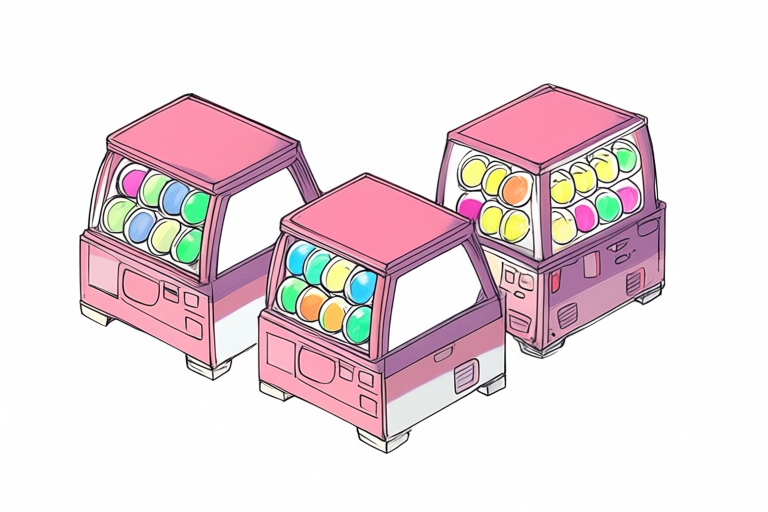
#> input picture assets/source/catalog/capsule_toy_3_8101.png, 768 x 512 px
$ python prepare_reference.py --source ../../../assets/source/catalog/capsule_toy_3_8101.png --out out.png
#> lines starting #> are read from the running program, lines starting #| are printed output that depends on the picture; after the words box and inside, x2 and y2 are one past the last pixel; in counts of white or black regions, pixels touching at a corner belong together
"""Extract the shelf hero from the supplied design sheet; save audit metadata.

The hand-traced silhouette and annotation masks are specific to this reference.
They do not define any game geometry or dimensions.
"""
import argparse
import hashlib
import json
from pathlib import Path
import cv2
import numpy as np
from PIL import Image, ImageDraw


def main():
    p = argparse.ArgumentParser()
    p.add_argument('--source', required=True)
    p.add_argument('--out', required=True)
    args = p.parse_args()
    source, out = Path(args.source), Path(args.out)
    out.mkdir(parents=True, exist_ok=True)
    im = Image.open(source).convert('RGB')
#> im is the input picture: PIL image 768x512 RGB; mean R, G, B 234.5, 220.2, 224.6
    if im.size != (1448, 1086):
        # Sheet was supplied at 1448 px wide; preserve proportional coordinates.
        scale_x, scale_y = im.width / 1448, im.height / 1086
#> scale_x = 0.53; scale_y = 0.471
    else:
        scale_x = scale_y = 1
    # Trace the complete left hero shelf, including its upper sign/back panel and base.
    # The top edge follows the visible rim from (315,88) through (425,128) to (697,234).
    # Left points include the upper-left upright and product edge around (176,170)/(200,143).
    points = [(315,88),(425,128),(697,234),(721,247),(741,520),
              (520,596),(159,382),(158,345),(163,307),(176,257),
              (176,213),(176,170),(200,143),(314,125)]
    points = [(round(x*scale_x), round(y*scale_y)) for x,y in points]
    # Supersample the hand mask to keep the product silhouette edges smooth.
    aa = 4
    alpha_hi = Image.new('L', (im.width*aa, im.height*aa), 0)
#> alpha_hi: PIL image 3072x2048 L; every value is 0
    ImageDraw.Draw(alpha_hi).polygon([(x*aa,y*aa) for x,y in points], fill=255)
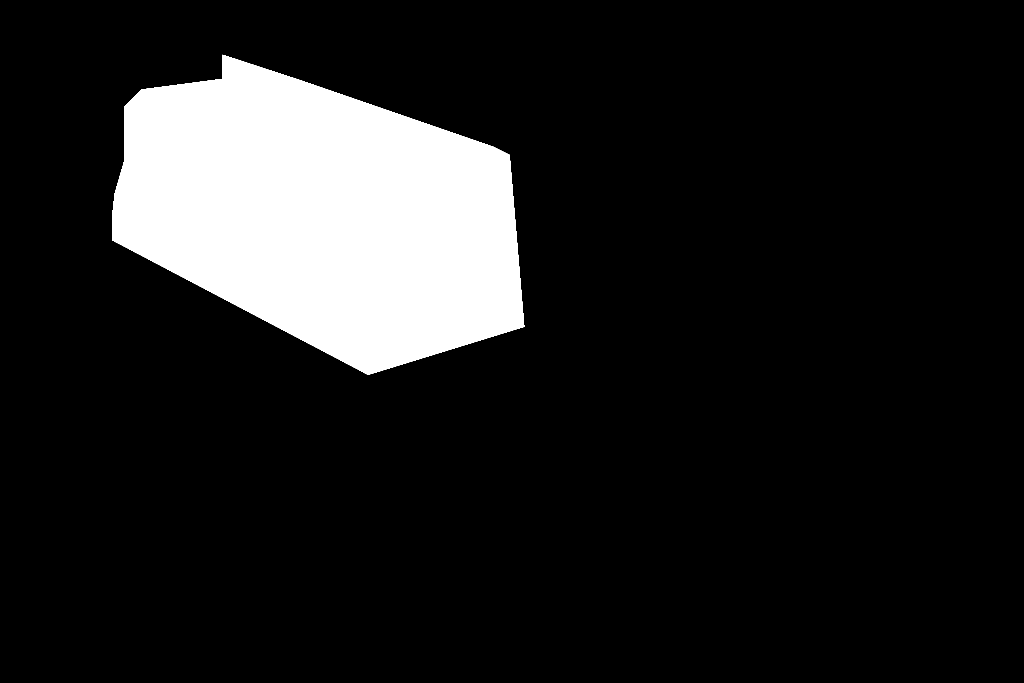
#> alpha_hi: PIL image 3072x2048 L (shown at 1/3 size); 12.8% white; 1 white region, box (x1, y1, x2, y2) and area: (336, 164, 1573, 1125) 807233
    alpha = alpha_hi.resize(im.size, Image.Resampling.LANCZOS)

    # Explicitly mask only callout strokes that touch or cross the retained shelf silhouette.
    masks = Image.new('L', im.size, 0)
#> masks: PIL image 768x512 L; every value is 0
    draw = ImageDraw.Draw(masks)
    strokes = [
        ([(220,106),(303,106),(331,121)], 7),        # upper-left green leader
        ([(444,139),(535,107)], 7),                  # upper-right orange leader
        ([(108,298),(157,298)], 7),                  # left blue leader and endpoint
        ([(280,457),(310,418)], 7),                     # visible part of lower-left orange leader
        ([(438,602),(470,602),(497,570)], 7),        # base green leader
    ]
    for xy, width in strokes:
        draw.line([(round(x*scale_x),round(y*scale_y)) for x,y in xy],
                  fill=255, width=max(3, round(width*min(scale_x,scale_y))), joint='curve')
    for x,y,radius in [(331,121,8),(444,139,8),(157,298,8),
                       (310,418,9),(497,570,9)]:
        x,y=round(x*scale_x),round(y*scale_y)
        r=round(radius*min(scale_x,scale_y))
        draw.ellipse((x-r,y-r,x+r,y+r), fill=255)
    # Remove green glyphs/box strokes in the known base-callout area without color-keying shelf
    # products elsewhere in the reference.
    rgb_source = np.asarray(im)
    hsv = cv2.cvtColor(rgb_source, cv2.COLOR_RGB2HSV)
#> hsv: shape (512, 768, 3); mean H, S, V 98.8, 26, 237.1
    green_callout = cv2.inRange(hsv, np.array((30, 70, 55), np.uint8),
                                np.array((100, 255, 255), np.uint8))
#> green_callout: shape (512, 768); 2.1% white; 61 white regions (39 under 20 px), largest, box (x1, y1, x2, y2) and area: (346, 306, 372, 343) 646, (176, 230, 202, 263) 594, (184, 192, 210, 224) 592
    gx0,gy0=round(314*scale_x),round(104*scale_y)
#> gx0 = 167; gy0 = 49
    gx1,gy1=round(346*scale_x),round(136*scale_y)
#> gx1 = 184; gy1 = 64
    x0,y0=round(265*scale_x),round(560*scale_y)
#> x0 = 141; y0 = 264
    x1,y1=round(445*scale_x),round(642*scale_y)
#> x1 = 236; y1 = 303
    mask_array = np.asarray(masks).copy()
#> mask_array: shape (512, 768); 0.21% white; 5 white regions, box (x1, y1, x2, y2) and area: (117, 49, 181, 62) 222, (232, 265, 269, 286) 174, (231, 49, 285, 71) 166, (148, 193, 169, 217) 129, (57, 136, 88, 145) 127
    mask_array[y0:y1,x0:x1] = np.maximum(mask_array[y0:y1,x0:x1], green_callout[y0:y1,x0:x1])
    green_marker_roi = np.zeros_like(green_callout)
    green_marker_roi[gy0:gy1,gx0:gx1] = green_callout[gy0:gy1,gx0:gx1]
    green_marker_roi = cv2.dilate(green_marker_roi, np.ones((3,3), np.uint8))
    mask_array = np.maximum(mask_array, green_marker_roi)
    # The lower orange leader crosses only the dark base/floor in this small source region.
    orange_leader = cv2.inRange(hsv, np.array((0, 100, 60), np.uint8),
                                np.array((25, 255, 255), np.uint8))
#> orange_leader: shape (512, 768); 0.36% white; 10 white regions (7 under 20 px), largest, box (x1, y1, x2, y2) and area: (502, 176, 527, 205) 527, (300, 294, 324, 321) 461, (325, 303, 344, 330) 399
    marker_x0,marker_y0=round(300*scale_x),round(408*scale_y)
#> marker_x0 = 159; marker_y0 = 192
    marker_x1,marker_y1=round(322*scale_x),round(430*scale_y)
#> marker_x1 = 171; marker_y1 = 203
    orange_marker_roi = np.zeros_like(orange_leader)
    orange_marker_roi[marker_y0:marker_y1,marker_x0:marker_x1] = \
        orange_leader[marker_y0:marker_y1,marker_x0:marker_x1]
    orange_marker_roi = cv2.dilate(orange_marker_roi, np.ones((3,3), np.uint8))
    mask_array = np.maximum(mask_array, orange_marker_roi)
    ox0,oy0=round(276*scale_x),round(445*scale_y)
#> ox0 = 146
    ox1,oy1=round(300*scale_x),round(465*scale_y)
    mask_array[oy0:oy1,ox0:ox1] = np.maximum(mask_array[oy0:oy1,ox0:ox1],
                                               orange_leader[oy0:oy1,ox0:ox1])
    masks = Image.fromarray(mask_array)
    rgb = cv2.inpaint(rgb_source, mask_array, 3, cv2.INPAINT_TELEA)
    result = Image.fromarray(rgb).convert('RGBA')
    result.putalpha(alpha)
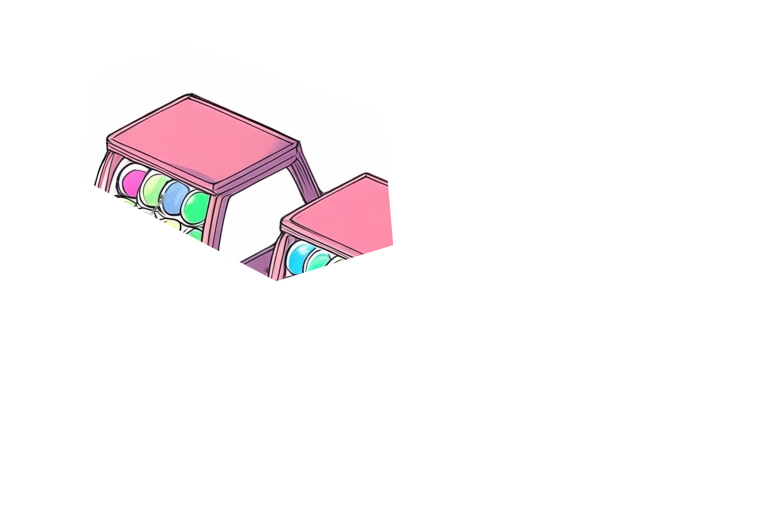
#> result: PIL image 768x512 RGBA; mean R, G, B, A 234.5, 220.2, 224.6, 32.7; transparent parts drawn white
    # Sanitize hidden RGB too: some inference clients discard alpha before preprocessing.
    rgba = np.asarray(result).copy()
    rgba[rgba[:,:,3] == 0, :3] = (88,88,88)
    result = Image.fromarray(rgba, 'RGBA')
    bbox=alpha.getbbox()
#> bbox = (81, 39, 396, 284)
    crop=(max(0,bbox[0]-12),max(0,bbox[1]-12),min(im.width,bbox[2]+12),min(im.height,bbox[3]+12))
#> crop = (69, 27, 408, 296)
    result.crop(crop).save(out/'shelf_gondola_input.png')
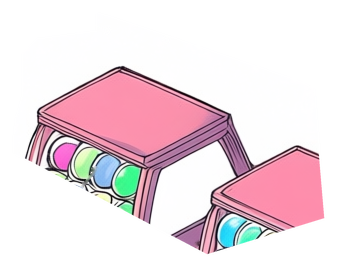
#> saved as shelf_gondola_input.png: PIL image 339x269 RGBA; mean R, G, B, A 164.8, 147.1, 153.3, 141.1; transparent parts drawn white
    im.crop(crop).save(out/'source_crop.png')
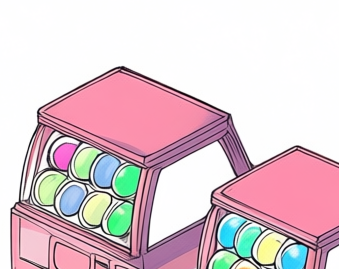
#> saved as source_crop.png: PIL image 339x269 RGB; mean R, G, B 223.3, 201, 208.2
    masks.crop(crop).save(out/'annotation_mask.png')
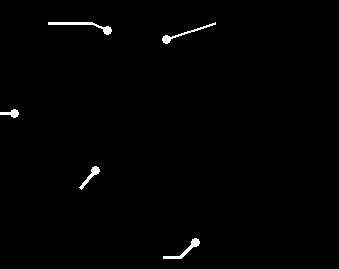
#> saved as annotation_mask.png: PIL image 339x269 L; 0.86% white; 5 white regions, box (x1, y1, x2, y2) and area: (48, 22, 112, 35) 222, (163, 238, 200, 259) 174, (162, 22, 216, 44) 166, (79, 166, 100, 190) 129, (0, 109, 19, 118) 91
    # Matte preview is the alpha result composited over neutral dark gray for edge inspection.
    preview_bg = Image.new('RGBA', result.size, (88,88,88,255))
    preview_bg.alpha_composite(result)
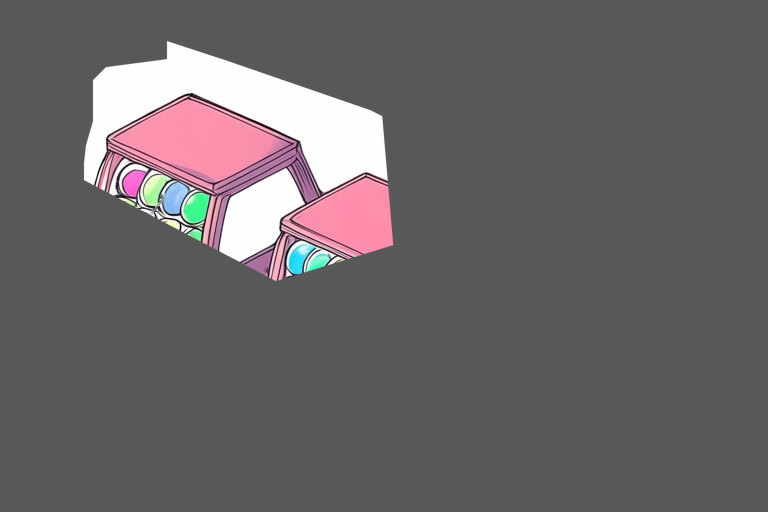
#> preview_bg: PIL image 768x512 RGBA; mean R, G, B, A 105.3, 101.2, 102.7, 255
    preview_bg.crop(crop).convert('RGB').save(out/'matte_preview.png')
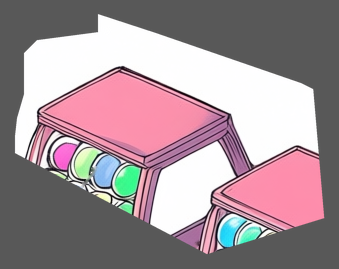
#> saved as matte_preview.png: PIL image 339x269 RGB; mean R, G, B 162.6, 145.1, 151.3
    (out/'preprocessing.json').write_text(json.dumps({
        'source_sha256':hashlib.sha256(source.read_bytes()).hexdigest(),
        'source_px':list(im.size),'crop':crop,'silhouette_polygon_px':points,
        'method':'hand-traced hero-shelf alpha; narrow localized OpenCV TELEA inpainting of listed leader lines and marker dots',
        'silhouette_scope':'Includes the visible upper sign/back panel and complete shelf/base; the bright diagonal panel is part of the source fixture, bounded by its visible rim.',
        'annotation_mask_regions':'Explicit leader strokes and endpoint dots; green callout hues selected only in source px boxes [265,560,445,642] and [314,104,346,136], orange leader hues only in visible in-silhouette segment [276,445,300,465] and marker [300,408,322,430]; no package-wide color key.',
        'preview_background_rgb':[88,88,88],
        'transparent_pixel_rgb':[88,88,88],
        'input_review':'NEEDS_PARENT_REVIEW','runtime_approved':False,
        'review_notes':'Source crop and generated matte preview visually compared. The mask follows the visible top-panel rim through source points (315,88), (425,128), and (697,234), and includes the upper-left upright/product edge via (176,170) and (200,143). Parent review is still required; no parent approval is claimed. Shelf geometry and dimensions are not validated.',
        'warning':'Inpainted pixels are synthesized preprocessing; this is not geometry or dimensional validation.'
    },indent=2)+'\n')


if __name__=='__main__':
    main()
